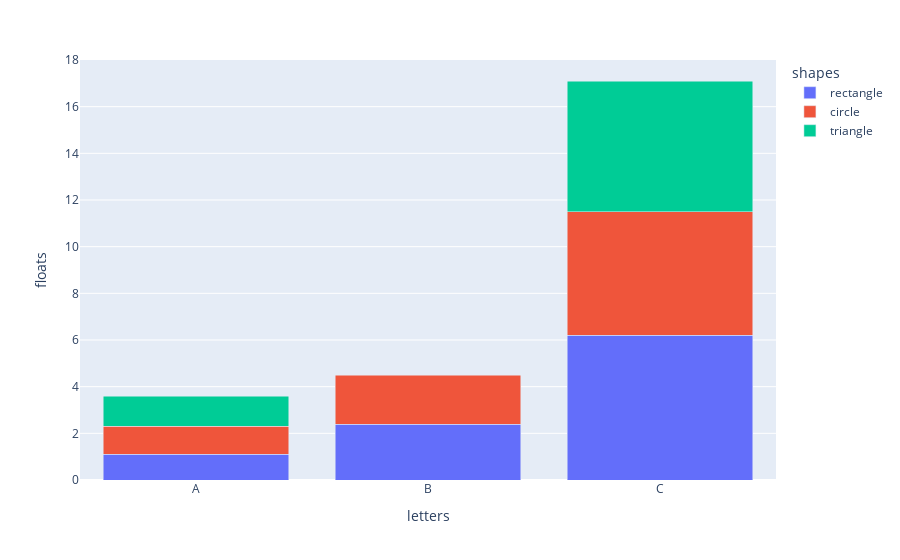

Notebook code cell kept with this figure:
### Code cell
px.bar(df, x='letters', y='floats', color='shapes',
      barmode='stack')

### Figure 1 — Plotly figure (JSON) as saved in the notebook; plotly's stock layout.template omitted (floating-point values rounded to 4 significant figures)
{"data": [{"alignmentgroup": "True", "hovertemplate": "shapes=rectangle<br>letters=%{x}<br>floats=%{y}<extra></extra>", "legendgroup": "rectangle", "marker": {"color": "#636efa"}, "name": "rectangle", "offsetgroup": "rectangle", "orientation": "v", "showlegend": true, "textposition": "auto", "type": "bar", "x": ["A", "B", "C"], "xaxis": "x", "y": [1.1, 2.4, 6.2], "yaxis": "y"}, {"alignmentgroup": "True", "hovertemplate": "shapes=circle<br>letters=%{x}<br>floats=%{y}<extra></extra>", "legendgroup": "circle", "marker": {"color": "#EF553B"}, "name": "circle", "offsetgroup": "circle", "orientation": "v", "showlegend": true, "textposition": "auto", "type": "bar", "x": ["A", "B", "C"], "xaxis": "x", "y": [1.2, 2.1, 5.3], "yaxis": "y"}, {"alignmentgroup": "True", "hovertemplate": "shapes=triangle<br>letters=%{x}<br>floats=%{y}<extra></extra>", "legendgroup": "triangle", "marker": {"color": "#00cc96"}, "name": "triangle", "offsetgroup": "triangle", "orientation": "v", "showlegend": true, "textposition": "auto", "type": "bar", "x": ["A", "C"], "xaxis": "x", "y": [1.3, 5.6], "yaxis": "y"}], "layout": {"autosize": true, "barmode": "stack", "legend": {"title": {"text": "shapes"}, "tracegroupgap": 0}, "margin": {"t": 60}, "xaxis": {"anchor": "y", "autorange": true, "domain": [0, 1], "range": [-0.5, 2.5], "title": {"text": "letters"}, "type": "category"}, "yaxis": {"anchor": "x", "autorange": true, "domain": [0, 1], "range": [0, 18], "title": {"text": "floats"}, "type": "linear"}}}
